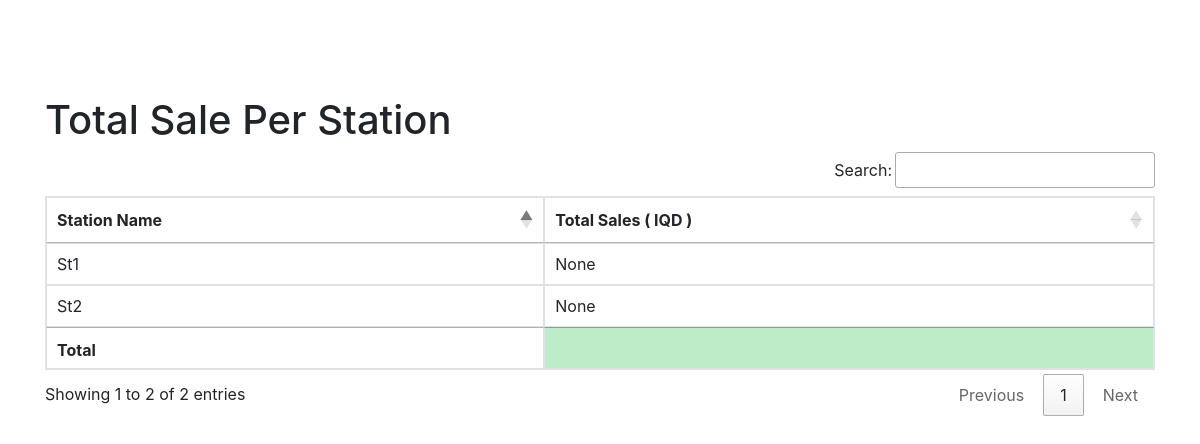
The page /station-report/ (signed in) on the database as committed earlier.
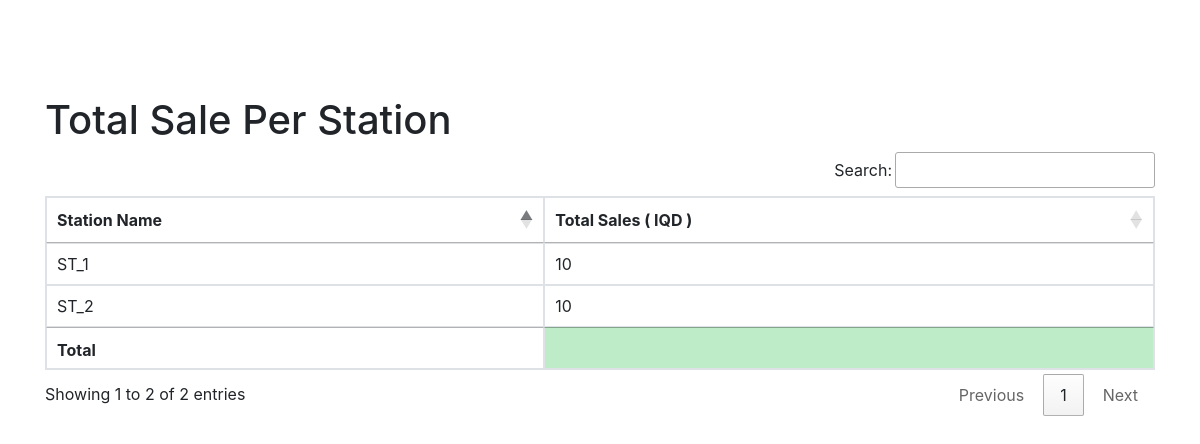
The same page on the database as committed later.
### station/models.py (models this page shows)
class GasStation(models.Model):
    user = models.ManyToManyField(User)
    station = models.ForeignKey(station, on_delete=models.CASCADE)
    address = models.CharField(max_length=255)
    city = models.CharField(max_length=255)
    state = models.CharField(max_length=2)
    zip_code = models.CharField(max_length=10)
    def __str__(self):
        return str(self.station)
    class Meta:
        verbose_name_plural = 'وێستگەو بەكارهێنەرەكان'

class station(models.Model):
    name = models.CharField(max_length=255)
    def __str__(self):
        return self.name
    class Meta:
        verbose_name_plural = 'وێستگەكان'

### station/views.py (the view)
# urls.py: path('station-report/', station_report, name='station_report'),
@login_required()
def station_report(request):
    if request.user.groups.filter(
            name__in=['Admin', 'Marketing', 'Finance']).exists() or request.user.is_superuser:
        stations = GasStation.objects.all()
        sales = []
        for station in stations:
            station_sales = Sales.objects.filter(gas_station=station)
            total_sales = station_sales.aggregate(total=Sum('total_amount'))['total']
            sales.append({'station': station, 'total_sales': total_sales})
        return render(request, 'station/reports/station_report.html', {'sales': sales})
    else:
        message = "You do not have permission to access this page."
        return render(request, 'station/reports/permission_denied.html', {'message': message})

### station/templates/station/reports/station_report.html (shortened to what this page needs)
{% extends 'station/base.html' %}
{% block content %}
    <h1>Total Sale Per Station</h1>
    <table class="table table-bordered" id="station_sale">
        <thead>
        <tr>
            <th>Station Name</th>
            <th>Total Sales ( IQD )</th>
        </tr>
        </thead>
        <tbody>
        {% for sale in sales %}
            <tr>
                <td>{{ sale.station }}</td>
                <td>{{ sale.total_sales }}</td>
            </tr>
        {% endfor %}
        </tbody>
        <tfoot>
        <th></th>
        <th style="background-color: #beecc8"></th>
        </tfoot>
    </table>
{% endblock %}

Rows that differ between the two databases and show on the page:
changed through a linked row, GasStation: station "St1" → "ST_1"; total_sales "None" → "10"
changed through a linked row, GasStation: station "St2" → "ST_2"; total_sales "None" → "10"
